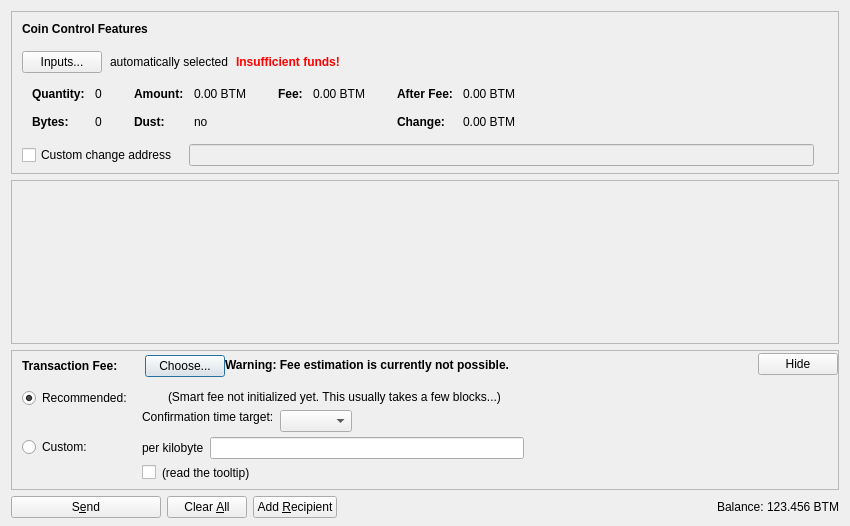
<?xml version="1.0" encoding="UTF-8"?>
<ui version="4.0">
 <class>SendCoinsDialog</class>
 <widget class="QDialog" name="SendCoinsDialog">
  <property name="geometry">
   <rect>
    <x>0</x>
    <y>0</y>
    <width>850</width>
    <height>526</height>
   </rect>
  </property>
  <property name="windowTitle">
   <string>Send Coins</string>
  </property>
  <layout class="QVBoxLayout" name="verticalLayout" stretch="0,1,0,0">
   <property name="bottomMargin">
    <number>8</number>
   </property>
   <item>
    <widget class="QFrame" name="frameCoinControl">
     <property name="sizePolicy">
      <sizepolicy hsizetype="Expanding" vsizetype="Expanding">
       <horstretch>0</horstretch>
       <verstretch>0</verstretch>
      </sizepolicy>
     </property>
     <property name="maximumSize">
      <size>
       <width>16777215</width>
       <height>16777215</height>
      </size>
     </property>
     <property name="frameShape">
      <enum>QFrame::StyledPanel</enum>
     </property>
     <property name="frameShadow">
      <enum>QFrame::Sunken</enum>
     </property>
     <layout class="QVBoxLayout" name="verticalLayoutCoinControl2">
      <property name="spacing">
       <number>0</number>
      </property>
      <property name="leftMargin">
       <number>0</number>
      </property>
      <property name="topMargin">
       <number>0</number>
      </property>
      <property name="rightMargin">
       <number>0</number>
      </property>
      <property name="bottomMargin">
       <number>6</number>
      </property>
      <item>
       <layout class="QVBoxLayout" name="verticalLayoutCoinControl" stretch="0,0,0,0,1">
        <property name="spacing">
         <number>0</number>
        </property>
        <property name="leftMargin">
         <number>10</number>
        </property>
        <property name="topMargin">
         <number>10</number>
        </property>
        <item>
         <layout class="QHBoxLayout" name="horizontalLayoutCoinControl1">
          <property name="bottomMargin">
           <number>15</number>
          </property>
          <item>
           <widget class="QLabel" name="labelCoinControlFeatures">
            <property name="sizePolicy">
             <sizepolicy hsizetype="Preferred" vsizetype="Maximum">
              <horstretch>0</horstretch>
              <verstretch>0</verstretch>
             </sizepolicy>
            </property>
            <property name="font">
             <font>
              <weight>75</weight>
              <bold>true</bold>
             </font>
            </property>
            <property name="styleSheet">
             <string notr="true">font-weight:bold;</string>
            </property>
            <property name="text">
             <string>Coin Control Features</string>
            </property>
           </widget>
          </item>
         </layout>
        </item>
        <item>
         <layout class="QHBoxLayout" name="horizontalLayoutCoinControl2" stretch="0,0,0,0">
          <property name="spacing">
           <number>8</number>
          </property>
          <property name="bottomMargin">
           <number>10</number>
          </property>
          <item>
           <widget class="QPushButton" name="pushButtonCoinControl">
            <property name="styleSheet">
             <string notr="true"/>
            </property>
            <property name="text">
             <string>Inputs...</string>
            </property>
            <property name="autoDefault">
             <bool>false</bool>
            </property>
           </widget>
          </item>
          <item>
           <widget class="QLabel" name="labelCoinControlAutomaticallySelected">
            <property name="text">
             <string>automatically selected</string>
            </property>
            <property name="margin">
             <number>5</number>
            </property>
           </widget>
          </item>
          <item>
           <widget class="QLabel" name="labelCoinControlInsuffFunds">
            <property name="font">
             <font>
              <weight>75</weight>
              <bold>true</bold>
             </font>
            </property>
            <property name="styleSheet">
             <string notr="true">color:red;font-weight:bold;</string>
            </property>
            <property name="text">
             <string>Insufficient funds!</string>
            </property>
            <property name="margin">
             <number>5</number>
            </property>
           </widget>
          </item>
          <item>
           <spacer name="horizontalSpacerCoinControl">
            <property name="orientation">
             <enum>Qt::Horizontal</enum>
            </property>
            <property name="sizeHint" stdset="0">
             <size>
              <width>40</width>
              <height>1</height>
             </size>
            </property>
           </spacer>
          </item>
         </layout>
        </item>
        <item>
         <widget class="QWidget" name="widgetCoinControl" native="true">
          <property name="sizePolicy">
           <sizepolicy hsizetype="Preferred" vsizetype="Preferred">
            <horstretch>0</horstretch>
            <verstretch>0</verstretch>
           </sizepolicy>
          </property>
          <property name="minimumSize">
           <size>
            <width>0</width>
            <height>0</height>
           </size>
          </property>
          <property name="styleSheet">
           <string notr="true"/>
          </property>
          <layout class="QHBoxLayout" name="horizontalLayoutCoinControl5">
           <property name="leftMargin">
            <number>0</number>
           </property>
           <property name="topMargin">
            <number>0</number>
           </property>
           <property name="rightMargin">
            <number>0</number>
           </property>
           <property name="bottomMargin">
            <number>0</number>
           </property>
           <item>
            <layout class="QHBoxLayout" name="horizontalLayoutCoinControl3" stretch="0,0,0,1">
             <property name="spacing">
              <number>20</number>
             </property>
             <property name="topMargin">
              <number>0</number>
             </property>
             <property name="bottomMargin">
              <number>10</number>
             </property>
             <item>
              <layout class="QFormLayout" name="formLayoutCoinControl1">
               <property name="horizontalSpacing">
                <number>10</number>
               </property>
               <property name="verticalSpacing">
                <number>14</number>
               </property>
               <property name="leftMargin">
                <number>10</number>
               </property>
               <property name="topMargin">
                <number>4</number>
               </property>
               <property name="rightMargin">
                <number>6</number>
               </property>
               <item row="0" column="0">
                <widget class="QLabel" name="labelCoinControlQuantityText">
                 <property name="font">
                  <font>
                   <weight>75</weight>
                   <bold>true</bold>
                  </font>
                 </property>
                 <property name="text">
                  <string>Quantity:</string>
                 </property>
                 <property name="margin">
                  <number>0</number>
                 </property>
                </widget>
               </item>
               <item row="0" column="1">
                <widget class="QLabel" name="labelCoinControlQuantity">
                 <property name="cursor">
                  <cursorShape>IBeamCursor</cursorShape>
                 </property>
                 <property name="contextMenuPolicy">
                  <enum>Qt::ActionsContextMenu</enum>
                 </property>
                 <property name="text">
                  <string notr="true">0</string>
                 </property>
                 <property name="margin">
                  <number>0</number>
                 </property>
                 <property name="textInteractionFlags">
                  <set>Qt::LinksAccessibleByMouse|Qt::TextSelectableByKeyboard|Qt::TextSelectableByMouse</set>
                 </property>
                </widget>
               </item>
               <item row="1" column="0">
                <widget class="QLabel" name="labelCoinControlBytesText">
                 <property name="font">
                  <font>
                   <weight>75</weight>
                   <bold>true</bold>
                  </font>
                 </property>
                 <property name="text">
                  <string>Bytes:</string>
                 </property>
                </widget>
               </item>
               <item row="1" column="1">
                <widget class="QLabel" name="labelCoinControlBytes">
                 <property name="cursor">
                  <cursorShape>IBeamCursor</cursorShape>
                 </property>
                 <property name="contextMenuPolicy">
                  <enum>Qt::ActionsContextMenu</enum>
                 </property>
                 <property name="text">
                  <string notr="true">0</string>
                 </property>
                 <property name="textInteractionFlags">
                  <set>Qt::LinksAccessibleByMouse|Qt::TextSelectableByKeyboard|Qt::TextSelectableByMouse</set>
                 </property>
                </widget>
               </item>
              </layout>
             </item>
             <item>
              <layout class="QFormLayout" name="formLayoutCoinControl2">
               <property name="horizontalSpacing">
                <number>10</number>
               </property>
               <property name="verticalSpacing">
                <number>14</number>
               </property>
               <property name="leftMargin">
                <number>6</number>
               </property>
               <property name="topMargin">
                <number>4</number>
               </property>
               <property name="rightMargin">
                <number>6</number>
               </property>
               <item row="0" column="0">
                <widget class="QLabel" name="labelCoinControlAmountText">
                 <property name="font">
                  <font>
                   <weight>75</weight>
                   <bold>true</bold>
                  </font>
                 </property>
                 <property name="text">
                  <string>Amount:</string>
                 </property>
                 <property name="margin">
                  <number>0</number>
                 </property>
                </widget>
               </item>
               <item row="0" column="1">
                <widget class="QLabel" name="labelCoinControlAmount">
                 <property name="cursor">
                  <cursorShape>IBeamCursor</cursorShape>
                 </property>
                 <property name="contextMenuPolicy">
                  <enum>Qt::ActionsContextMenu</enum>
                 </property>
                 <property name="text">
                  <string notr="true">0.00 BTM</string>
                 </property>
                 <property name="textInteractionFlags">
                  <set>Qt::LinksAccessibleByMouse|Qt::TextSelectableByKeyboard|Qt::TextSelectableByMouse</set>
                 </property>
                </widget>
               </item>
               <item row="1" column="0">
                <widget class="QLabel" name="labelCoinControlLowOutputText">
                 <property name="font">
                  <font>
                   <weight>75</weight>
                   <bold>true</bold>
                  </font>
                 </property>
                 <property name="text">
                  <string>Dust:</string>
                 </property>
                </widget>
               </item>
               <item row="1" column="1">
                <widget class="QLabel" name="labelCoinControlLowOutput">
                 <property name="cursor">
                  <cursorShape>IBeamCursor</cursorShape>
                 </property>
                 <property name="contextMenuPolicy">
                  <enum>Qt::ActionsContextMenu</enum>
                 </property>
                 <property name="text">
                  <string notr="true">no</string>
                 </property>
                 <property name="textInteractionFlags">
                  <set>Qt::LinksAccessibleByMouse|Qt::TextSelectableByKeyboard|Qt::TextSelectableByMouse</set>
                 </property>
                </widget>
               </item>
              </layout>
             </item>
             <item>
              <layout class="QFormLayout" name="formLayoutCoinControl3">
               <property name="horizontalSpacing">
                <number>10</number>
               </property>
               <property name="verticalSpacing">
                <number>14</number>
               </property>
               <property name="leftMargin">
                <number>6</number>
               </property>
               <property name="topMargin">
                <number>4</number>
               </property>
               <property name="rightMargin">
                <number>6</number>
               </property>
               <item row="0" column="0">
                <widget class="QLabel" name="labelCoinControlFeeText">
                 <property name="font">
                  <font>
                   <weight>75</weight>
                   <bold>true</bold>
                  </font>
                 </property>
                 <property name="text">
                  <string>Fee:</string>
                 </property>
                 <property name="margin">
                  <number>0</number>
                 </property>
                </widget>
               </item>
               <item row="0" column="1">
                <widget class="QLabel" name="labelCoinControlFee">
                 <property name="cursor">
                  <cursorShape>IBeamCursor</cursorShape>
                 </property>
                 <property name="contextMenuPolicy">
                  <enum>Qt::ActionsContextMenu</enum>
                 </property>
                 <property name="text">
                  <string notr="true">0.00 BTM</string>
                 </property>
                 <property name="textInteractionFlags">
                  <set>Qt::LinksAccessibleByMouse|Qt::TextSelectableByKeyboard|Qt::TextSelectableByMouse</set>
                 </property>
                </widget>
               </item>
              </layout>
             </item>
             <item>
              <layout class="QFormLayout" name="formLayoutCoinControl4">
               <property name="horizontalSpacing">
                <number>10</number>
               </property>
               <property name="verticalSpacing">
                <number>14</number>
               </property>
               <property name="leftMargin">
                <number>6</number>
               </property>
               <property name="topMargin">
                <number>4</number>
               </property>
               <property name="rightMargin">
                <number>6</number>
               </property>
               <item row="0" column="0">
                <widget class="QLabel" name="labelCoinControlAfterFeeText">
                 <property name="font">
                  <font>
                   <weight>75</weight>
                   <bold>true</bold>
                  </font>
                 </property>
                 <property name="text">
                  <string>After Fee:</string>
                 </property>
                 <property name="margin">
                  <number>0</number>
                 </property>
                </widget>
               </item>
               <item row="0" column="1">
                <widget class="QLabel" name="labelCoinControlAfterFee">
                 <property name="cursor">
                  <cursorShape>IBeamCursor</cursorShape>
                 </property>
                 <property name="contextMenuPolicy">
                  <enum>Qt::ActionsContextMenu</enum>
                 </property>
                 <property name="text">
                  <string notr="true">0.00 BTM</string>
                 </property>
                 <property name="textInteractionFlags">
                  <set>Qt::LinksAccessibleByMouse|Qt::TextSelectableByKeyboard|Qt::TextSelectableByMouse</set>
                 </property>
                </widget>
               </item>
               <item row="1" column="0">
                <widget class="QLabel" name="labelCoinControlChangeText">
                 <property name="font">
                  <font>
                   <weight>75</weight>
                   <bold>true</bold>
                  </font>
                 </property>
                 <property name="text">
                  <string>Change:</string>
                 </property>
                </widget>
               </item>
               <item row="1" column="1">
                <widget class="QLabel" name="labelCoinControlChange">
                 <property name="cursor">
                  <cursorShape>IBeamCursor</cursorShape>
                 </property>
                 <property name="contextMenuPolicy">
                  <enum>Qt::ActionsContextMenu</enum>
                 </property>
                 <property name="text">
                  <string notr="true">0.00 BTM</string>
                 </property>
                 <property name="textInteractionFlags">
                  <set>Qt::LinksAccessibleByMouse|Qt::TextSelectableByKeyboard|Qt::TextSelectableByMouse</set>
                 </property>
                </widget>
               </item>
              </layout>
             </item>
            </layout>
           </item>
          </layout>
         </widget>
        </item>
        <item>
         <layout class="QHBoxLayout" name="horizontalLayoutCoinControl4" stretch="0,0,0">
          <property name="spacing">
           <number>12</number>
          </property>
          <property name="sizeConstraint">
           <enum>QLayout::SetDefaultConstraint</enum>
          </property>
          <property name="topMargin">
           <number>5</number>
          </property>
          <property name="rightMargin">
           <number>5</number>
          </property>
          <item>
           <widget class="QCheckBox" name="checkBoxCoinControlChange">
            <property name="toolTip">
             <string>If this is activated, but the change address is empty or invalid, change will be sent to a newly generated address.</string>
            </property>
            <property name="text">
             <string>Custom change address</string>
            </property>
           </widget>
          </item>
          <item>
           <widget class="QValidatedLineEdit" name="lineEditCoinControlChange">
            <property name="enabled">
             <bool>false</bool>
            </property>
            <property name="sizePolicy">
             <sizepolicy hsizetype="Expanding" vsizetype="Fixed">
              <horstretch>0</horstretch>
              <verstretch>0</verstretch>
             </sizepolicy>
            </property>
           </widget>
          </item>
          <item>
           <widget class="QLabel" name="labelCoinControlChangeLabel">
            <property name="sizePolicy">
             <sizepolicy hsizetype="Preferred" vsizetype="Expanding">
              <horstretch>0</horstretch>
              <verstretch>0</verstretch>
             </sizepolicy>
            </property>
            <property name="minimumSize">
             <size>
              <width>0</width>
              <height>0</height>
             </size>
            </property>
            <property name="text">
             <string/>
            </property>
            <property name="margin">
             <number>3</number>
            </property>
           </widget>
          </item>
         </layout>
        </item>
        <item>
         <spacer name="verticalSpacerCoinControl">
          <property name="orientation">
           <enum>Qt::Vertical</enum>
          </property>
          <property name="sizeHint" stdset="0">
           <size>
            <width>800</width>
            <height>1</height>
           </size>
          </property>
         </spacer>
        </item>
       </layout>
      </item>
     </layout>
    </widget>
   </item>
   <item>
    <widget class="QScrollArea" name="scrollArea">
     <property name="widgetResizable">
      <bool>true</bool>
     </property>
     <widget class="QWidget" name="scrollAreaWidgetContents">
      <property name="geometry">
       <rect>
        <x>0</x>
        <y>0</y>
        <width>830</width>
        <height>104</height>
       </rect>
      </property>
      <layout class="QVBoxLayout" name="verticalLayout_2" stretch="0,1">
       <property name="leftMargin">
        <number>0</number>
       </property>
       <property name="topMargin">
        <number>0</number>
       </property>
       <property name="rightMargin">
        <number>0</number>
       </property>
       <property name="bottomMargin">
        <number>0</number>
       </property>
       <item>
        <layout class="QVBoxLayout" name="entries">
         <property name="spacing">
          <number>6</number>
         </property>
        </layout>
       </item>
       <item>
        <spacer name="verticalSpacer">
         <property name="orientation">
          <enum>Qt::Vertical</enum>
         </property>
         <property name="sizeHint" stdset="0">
          <size>
           <width>20</width>
           <height>40</height>
          </size>
         </property>
        </spacer>
       </item>
      </layout>
     </widget>
    </widget>
   </item>
   <item>
    <widget class="QFrame" name="frameFee">
     <property name="sizePolicy">
      <sizepolicy hsizetype="Expanding" vsizetype="Expanding">
       <horstretch>0</horstretch>
       <verstretch>0</verstretch>
      </sizepolicy>
     </property>
     <property name="maximumSize">
      <size>
       <width>16777215</width>
       <height>16777215</height>
      </size>
     </property>
     <property name="frameShape">
      <enum>QFrame::StyledPanel</enum>
     </property>
     <property name="frameShadow">
      <enum>QFrame::Sunken</enum>
     </property>
     <layout class="QVBoxLayout" name="verticalLayoutFee1">
      <property name="spacing">
       <number>0</number>
      </property>
      <property name="leftMargin">
       <number>0</number>
      </property>
      <property name="topMargin">
       <number>0</number>
      </property>
      <property name="rightMargin">
       <number>0</number>
      </property>
      <property name="bottomMargin">
       <number>0</number>
      </property>
      <item>
       <layout class="QVBoxLayout" name="verticalLayoutFee2" stretch="0,0,0">
        <property name="spacing">
         <number>0</number>
        </property>
        <property name="leftMargin">
         <number>10</number>
        </property>
        <property name="topMargin">
         <number>0</number>
        </property>
        <item>
         <layout class="QHBoxLayout" name="horizontalLayoutFee1">
          <property name="bottomMargin">
           <number>0</number>
          </property>
          <item>
           <layout class="QVBoxLayout" name="verticalLayoutFee7">
            <property name="spacing">
             <number>0</number>
            </property>
            <item>
             <spacer name="verticalSpacerSmartFee">
              <property name="orientation">
               <enum>Qt::Vertical</enum>
              </property>
              <property name="sizeType">
               <enum>QSizePolicy::Fixed</enum>
              </property>
              <property name="sizeHint" stdset="0">
               <size>
                <width>1</width>
                <height>4</height>
               </size>
              </property>
             </spacer>
            </item>
            <item>
             <layout class="QHBoxLayout" name="horizontalLayoutSmartFee">
              <property name="spacing">
               <number>10</number>
              </property>
              <item>
               <widget class="QLabel" name="labelFeeHeadline">
                <property name="sizePolicy">
                 <sizepolicy hsizetype="Preferred" vsizetype="Maximum">
                  <horstretch>0</horstretch>
                  <verstretch>0</verstretch>
                 </sizepolicy>
                </property>
                <property name="font">
                 <font>
                  <weight>75</weight>
                  <bold>true</bold>
                 </font>
                </property>
                <property name="styleSheet">
                 <string notr="true">font-weight:bold;</string>
                </property>
                <property name="text">
                 <string>Transaction Fee:</string>
                </property>
               </widget>
              </item>
              <item>
               <widget class="QLabel" name="labelFeeMinimized">
                <property name="text">
                 <string/>
                </property>
               </widget>
              </item>
              <item>
               <widget class="QPushButton" name="buttonChooseFee">
                <property name="text">
                 <string>Choose...</string>
                </property>
               </widget>
              </item>
             </layout>
            </item>
            <item>
             <spacer name="verticalSpacer_5">
              <property name="orientation">
               <enum>Qt::Vertical</enum>
              </property>
              <property name="sizeHint" stdset="0">
               <size>
                <width>1</width>
                <height>1</height>
               </size>
              </property>
             </spacer>
            </item>
           </layout>
          </item>
          <item>
           <widget class="QLabel" name="fallbackFeeWarningLabel">
            <property name="toolTip">
             <string>Using the fallbackfee can result in sending a transaction that will take several hours or days (or never) to confirm. Consider choosing your fee manually or wait until you have validated the complete chain.</string>
            </property>
            <property name="font">
            <font>
                <weight>75</weight>
                <bold>true</bold>
            </font>
            </property>
            <property name="text">
             <string>Warning: Fee estimation is currently not possible.</string>
            </property>
            <property name="wordWrap">
             <bool>false</bool>
            </property>
           </widget>
          </item>
          <item>
           <spacer name="horizontalSpacer_4">
            <property name="orientation">
             <enum>Qt::Horizontal</enum>
            </property>
            <property name="sizeType">
             <enum>QSizePolicy::MinimumExpanding</enum>
            </property>
            <property name="sizeHint" stdset="0">
             <size>
              <width>40</width>
              <height>20</height>
             </size>
            </property>
           </spacer>
          </item>
          <item>
           <widget class="QPushButton" name="buttonMinimizeFee">
            <property name="toolTip">
             <string>collapse fee-settings</string>
            </property>
            <property name="text">
             <string>Hide</string>
            </property>
           </widget>
          </item>
         </layout>
        </item>
        <item>
         <widget class="QFrame" name="frameFeeSelection">
          <layout class="QVBoxLayout" name="verticalLayoutFee12">
           <property name="spacing">
            <number>0</number>
           </property>
           <property name="leftMargin">
            <number>0</number>
           </property>
           <property name="topMargin">
            <number>0</number>
           </property>
           <property name="rightMargin">
            <number>0</number>
           </property>
           <property name="bottomMargin">
            <number>0</number>
           </property>
           <item>
            <layout class="QGridLayout" name="gridLayoutFee">
             <property name="topMargin">
              <number>10</number>
             </property>
             <property name="bottomMargin">
              <number>4</number>
             </property>
             <property name="horizontalSpacing">
              <number>10</number>
             </property>
             <property name="verticalSpacing">
              <number>4</number>
             </property>
             <item row="1" column="1">
              <layout class="QVBoxLayout" name="verticalLayoutFee8">
               <property name="spacing">
                <number>6</number>
               </property>
               <item>
                <layout class="QHBoxLayout" name="horizontalLayoutFee13">
                 <item>
                  <widget class="QLabel" name="labelCustomPerKilobyte">
                   <property name="toolTip">
                    <string>If the custom fee is set to 1000 satoshis and the transaction is only 250 bytes, then &quot;per kilobyte&quot; only pays 250 satoshis in fee, while &quot;total at least&quot; pays 1000 satoshis. For transactions bigger than a kilobyte both pay by kilobyte.</string>
                   </property>
                   <property name="text">
                    <string>per kilobyte</string>
                   </property>
                  </widget>
                 </item>
                 <item>
                  <widget class="BitcoinAmountField" name="customFee"/>
                 </item>
                 <item>
                  <spacer name="horizontalSpacer_6">
                   <property name="orientation">
                    <enum>Qt::Horizontal</enum>
                   </property>
                   <property name="sizeHint" stdset="0">
                    <size>
                     <width>1</width>
                     <height>1</height>
                    </size>
                   </property>
                  </spacer>
                 </item>
                </layout>
               </item>
               <item>
                <layout class="QHBoxLayout" name="horizontalLayoutFee8">
                 <item>
                  <widget class="QCheckBox" name="checkBoxMinimumFee">
                   <property name="toolTip">
                    <string>Paying only the minimum fee is just fine as long as there is less transaction volume than space in the blocks. But be aware that this can end up in a never confirming transaction once there is more demand for bitmoney transactions than the network can process.</string>
                   </property>
                   <property name="text">
                    <string/>
                   </property>
                  </widget>
                 </item>
                 <item>
                  <widget class="QLabel" name="labelMinFeeWarning">
                   <property name="enabled">
                    <bool>true</bool>
                   </property>
                   <property name="toolTip">
                    <string>Paying only the minimum fee is just fine as long as there is less transaction volume than space in the blocks. But be aware that this can end up in a never confirming transaction once there is more demand for bitmoney transactions than the network can process.</string>
                   </property>
                   <property name="text">
                    <string>(read the tooltip)</string>
                   </property>
                   <property name="margin">
                    <number>5</number>
                   </property>
                  </widget>
                 </item>
                 <item>
                  <spacer name="horizontalSpacer_2">
                   <property name="orientation">
                    <enum>Qt::Horizontal</enum>
                   </property>
                   <property name="sizeHint" stdset="0">
                    <size>
                     <width>1</width>
                     <height>1</height>
                    </size>
                   </property>
                  </spacer>
                 </item>
                </layout>
               </item>
              </layout>
             </item>
             <item row="0" column="0">
              <layout class="QVBoxLayout" name="verticalLayoutFee4" stretch="0,1">
               <item>
                <widget class="QRadioButton" name="radioSmartFee">
                 <property name="text">
                  <string>Recommended:</string>
                 </property>
                 <property name="checked">
                  <bool>true</bool>
                 </property>
                 <attribute name="buttonGroup">
                  <string notr="true">groupFee</string>
                 </attribute>
                </widget>
               </item>
               <item>
                <spacer name="verticalSpacer_2">
                 <property name="orientation">
                  <enum>Qt::Vertical</enum>
                 </property>
                 <property name="sizeHint" stdset="0">
                  <size>
                   <width>1</width>
                   <height>1</height>
                  </size>
                 </property>
                </spacer>
               </item>
              </layout>
             </item>
             <item row="1" column="0">
              <layout class="QVBoxLayout" name="verticalLayoutFee9" stretch="0,1">
               <item>
                <widget class="QRadioButton" name="radioCustomFee">
                 <property name="text">
                  <string>Custom:</string>
                 </property>
                 <attribute name="buttonGroup">
                  <string notr="true">groupFee</string>
                 </attribute>
                </widget>
               </item>
               <item>
                <spacer name="verticalSpacer_6">
                 <property name="orientation">
                  <enum>Qt::Vertical</enum>
                 </property>
                 <property name="sizeHint" stdset="0">
                  <size>
                   <width>1</width>
                   <height>1</height>
                  </size>
                 </property>
                </spacer>
               </item>
              </layout>
             </item>
             <item row="0" column="1">
              <layout class="QVBoxLayout" name="verticalLayoutFee3" stretch="0,0,1">
               <property name="spacing">
                <number>6</number>
               </property>
               <property name="topMargin">
                <number>2</number>
               </property>
               <item>
                <layout class="QHBoxLayout" name="horizontalLayoutFee12">
                 <item>
                  <widget class="QLabel" name="labelSmartFee">
                   <property name="text">
                    <string/>
                   </property>
                   <property name="margin">
                    <number>2</number>
                   </property>
                  </widget>
                 </item>
                 <item>
                  <widget class="QLabel" name="labelFeeEstimation">
                   <property name="text">
                    <string/>
                   </property>
                  </widget>
                 </item>
                 <item>
                  <widget class="QLabel" name="labelSmartFee2">
                   <property name="text">
                    <string>(Smart fee not initialized yet. This usually takes a few blocks...)</string>
                   </property>
                   <property name="margin">
                    <number>2</number>
                   </property>
                  </widget>
                 </item>
                 <item>
                  <spacer name="horizontalSpacer_5">
                   <property name="orientation">
                    <enum>Qt::Horizontal</enum>
                   </property>
                   <property name="sizeHint" stdset="0">
                    <size>
                     <width>1</width>
                     <height>1</height>
                    </size>
                   </property>
                  </spacer>
                 </item>
                </layout>
               </item>
               <item>
                <layout class="QHBoxLayout" name="horizontalLayoutFee9">
                 <item>
                  <layout class="QVBoxLayout" name="verticalLayoutFee6">
                   <item>
                    <widget class="QLabel" name="labelSmartFee3">
                     <property name="text">
                      <string>Confirmation time target:</string>
                     </property>
                     <property name="margin">
                      <number>2</number>
                     </property>
                    </widget>
                   </item>
                   <item>
                    <spacer name="verticalSpacer_3">
                     <property name="orientation">
                      <enum>Qt::Vertical</enum>
                     </property>
                     <property name="sizeHint" stdset="0">
                      <size>
                       <width>1</width>
                       <height>1</height>
                      </size>
                     </property>
                    </spacer>
                   </item>
                  </layout>
                 </item>
                 <item>
                  <layout class="QVBoxLayout" name="verticalLayoutFee5">
                   <property name="rightMargin">
                    <number>30</number>
                   </property>
                   <item>
                    <layout class="QHBoxLayout" name="horizontalLayoutConfTarget">
                     <property name="bottomMargin">
                      <number>0</number>
                     </property>
                     <item>
                      <widget class="QComboBox" name="confTargetSelector"/>
                     </item>
                     <item>
                      <spacer name="horizontalSpacerConfTarget">
                       <property name="orientation">
                        <enum>Qt::Horizontal</enum>
                       </property>
                       <property name="sizeHint" stdset="0">
                        <size>
                         <width>40</width>
                         <height>20</height>
                        </size>
                       </property>
                      </spacer>
                     </item>
                    </layout>
                   </item>
                  </layout>
                 </item>
                </layout>
               </item>
               <item>
                <spacer name="verticalSpacer_4">
                 <property name="orientation">
                  <enum>Qt::Vertical</enum>
                 </property>
                 <property name="sizeHint" stdset="0">
                  <size>
                   <width>1</width>
                   <height>1</height>
                  </size>
                 </property>
                </spacer>
               </item>
              </layout>
             </item>
            </layout>
           </item>
          </layout>
         </widget>
        </item>
        <item>
         <spacer name="verticalSpacerFee">
          <property name="orientation">
           <enum>Qt::Vertical</enum>
          </property>
          <property name="sizeHint" stdset="0">
           <size>
            <width>40</width>
            <height>5</height>
           </size>
          </property>
         </spacer>
        </item>
       </layout>
      </item>
     </layout>
    </widget>
   </item>
   <item>
    <layout class="QHBoxLayout" name="horizontalLayout">
     <item>
      <widget class="QPushButton" name="sendButton">
       <property name="minimumSize">
        <size>
         <width>150</width>
         <height>0</height>
        </size>
       </property>
       <property name="toolTip">
        <string>Confirm the send action</string>
       </property>
       <property name="text">
        <string>S&amp;end</string>
       </property>
       <property name="icon">
        <iconset resource="../bitcoin.qrc">
         <normaloff>:/icons/send</normaloff>:/icons/send</iconset>
       </property>
       <property name="autoDefault">
        <bool>false</bool>
       </property>
       <property name="default">
        <bool>false</bool>
       </property>
      </widget>
     </item>
     <item>
      <widget class="QPushButton" name="clearButton">
       <property name="sizePolicy">
        <sizepolicy hsizetype="Minimum" vsizetype="Fixed">
         <horstretch>0</horstretch>
         <verstretch>0</verstretch>
        </sizepolicy>
       </property>
       <property name="toolTip">
        <string>Clear all fields of the form.</string>
       </property>
       <property name="text">
        <string>Clear &amp;All</string>
       </property>
       <property name="icon">
        <iconset resource="../bitcoin.qrc">
         <normaloff>:/icons/remove</normaloff>:/icons/remove</iconset>
       </property>
       <property name="autoDefault">
        <bool>false</bool>
       </property>
      </widget>
     </item>
     <item>
      <widget class="QPushButton" name="addButton">
       <property name="toolTip">
        <string>Send to multiple recipients at once</string>
       </property>
       <property name="text">
        <string>Add &amp;Recipient</string>
       </property>
       <property name="icon">
        <iconset resource="../bitcoin.qrc">
         <normaloff>:/icons/add</normaloff>:/icons/add</iconset>
       </property>
       <property name="autoDefault">
        <bool>false</bool>
       </property>
      </widget>
     </item>
     <item>
      <spacer name="horizontalSpacer">
       <property name="orientation">
        <enum>Qt::Horizontal</enum>
       </property>
       <property name="sizeHint" stdset="0">
        <size>
         <width>40</width>
         <height>20</height>
        </size>
       </property>
      </spacer>
     </item>
     <item>
      <layout class="QHBoxLayout" name="horizontalLayout_2">
       <property name="spacing">
        <number>3</number>
       </property>
       <item>
        <widget class="QLabel" name="label">
         <property name="sizePolicy">
          <sizepolicy hsizetype="Preferred" vsizetype="Fixed">
           <horstretch>0</horstretch>
           <verstretch>0</verstretch>
          </sizepolicy>
         </property>
         <property name="text">
          <string>Balance:</string>
         </property>
        </widget>
       </item>
       <item>
        <widget class="QLabel" name="labelBalance">
         <property name="sizePolicy">
          <sizepolicy hsizetype="Preferred" vsizetype="Fixed">
           <horstretch>0</horstretch>
           <verstretch>0</verstretch>
          </sizepolicy>
         </property>
         <property name="cursor">
          <cursorShape>IBeamCursor</cursorShape>
         </property>
         <property name="text">
          <string notr="true">123.456 BTM</string>
         </property>
         <property name="textInteractionFlags">
          <set>Qt::LinksAccessibleByMouse|Qt::TextSelectableByKeyboard|Qt::TextSelectableByMouse</set>
         </property>
        </widget>
       </item>
      </layout>
     </item>
    </layout>
   </item>
  </layout>
 </widget>
 <customwidgets>
  <customwidget>
   <class>QValidatedLineEdit</class>
   <extends>QLineEdit</extends>
   <header>qt/qvalidatedlineedit.h</header>
  </customwidget>
  <customwidget>
   <class>BitcoinAmountField</class>
   <extends>QLineEdit</extends>
   <header>qt/bitcoinamountfield.h</header>
   <container>1</container>
  </customwidget>
 </customwidgets>
 <resources>
  <include location="../bitcoin.qrc"/>
 </resources>
 <connections/>
 <buttongroups>
  <buttongroup name="groupFee"/>
 </buttongroups>
</ui>
